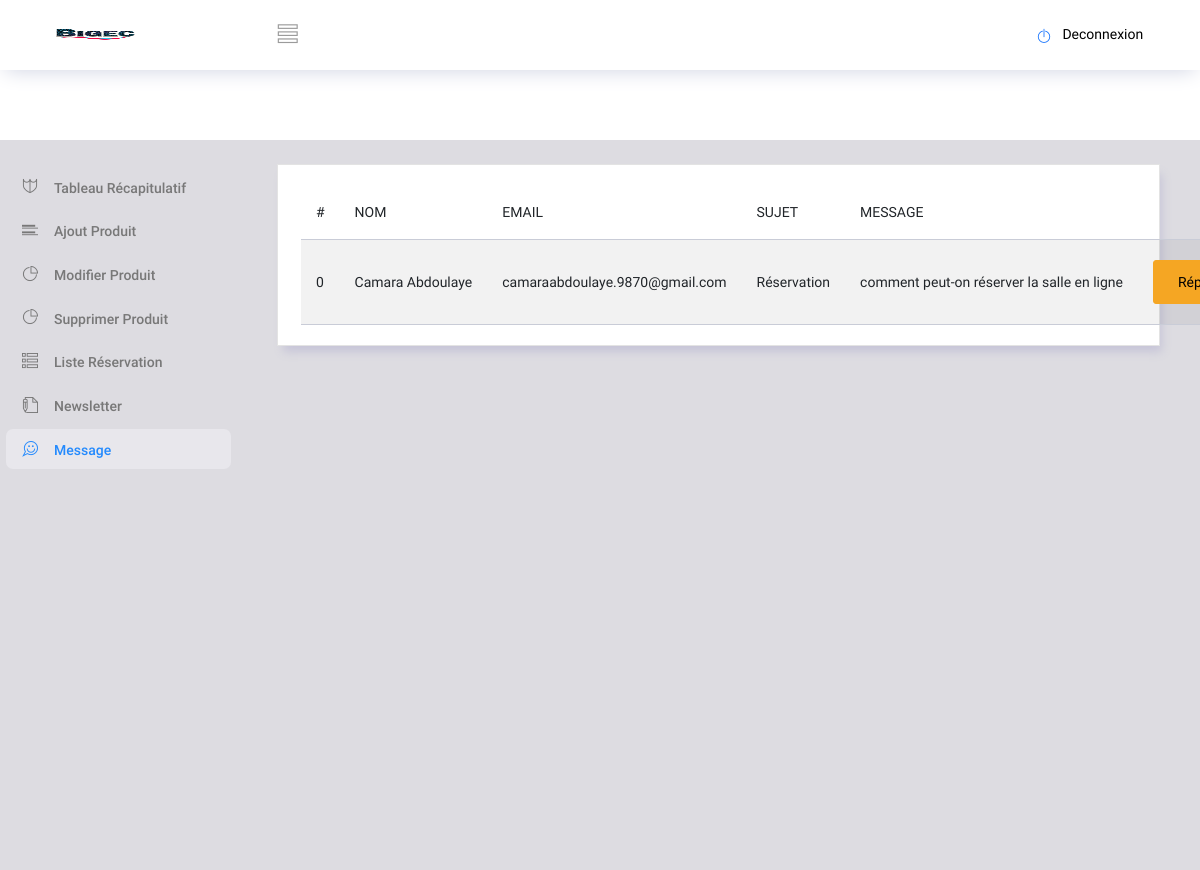
The app's page /admin/contact_client.php (signed in) with its own data.
### tables this page shows
CREATE TABLE IF NOT EXISTS `t_contact` (
  `id_contact` int(11) NOT NULL AUTO_INCREMENT,
  `nom` varchar(60) NOT NULL,
  `email` varchar(100) NOT NULL,
  `sujet` varchar(40) NOT NULL,
  `contenu` text NOT NULL,
  PRIMARY KEY (`id_contact`)
);

### admin/contact_client.php (the view, shortened to what this page needs)
<?php
  if(!isset($_SESSION['id_admin'])){
    header('Location:../connexion.php');
  }else{
  include('../include/start_bdd.php');
  $requeteAfficheContact = $bigec->query('SELECT * FROM t_contact');
  $resultatAfficheContact = $requeteAfficheContact->fetch(PDO::FETCH_ASSOC);
  }
?>
<!DOCTYPE html>
<html lang="fr">
<head>
  <link rel="stylesheet" href="vendors/ti-icons/css/themify-icons.css">
  <link rel="stylesheet" href="vendors/base/vendor.bundle.base.css">
  <link rel="stylesheet" href="css/style.css">
</head>
<body>
    <div class="container-scroller">
        <?php include_once('header.php')?>
        <div class="main-panel">
            <div class="content-wrapper">
                <div class="col-12 grid-margin stretch-card">
                  <div class="card">
                      <div class="card-body">
                        <table class="table table-responsive table-striped">
                            <thead>
                              <tr class=" text-uppercase">
                                <td>#</td>
                                <td>Nom</td>
                                <td>email</td>
                                <td>sujet</td>
                                <td>Message</td>
                                <td colspan="10" class=" text-center">Actions</td>
                              </tr>
                            </thead>
                            <tbody>
                              <?php for($i=0;$i<$resultatAfficheContact = $requeteAfficheContact->fetch(PDO::FETCH_ASSOC);$i++):?>
                              <tr>
                                <td><?= $i?></td>
                                <td><?= $resultatAfficheContact['nom']?></td>
                                <td><?= $resultatAfficheContact['email']?></td>
                                <td><?= $resultatAfficheContact['sujet']?></td>
                                <td><?= $resultatAfficheContact['contenu']?></td>
                                <td><a class ="btn btn-warning"href="repondreClient.php?id_msg=<?= $resultatAfficheContact['id_contact']?>">Répondre</a></td>
                              </tr>
                              <?php endfor ?>
                            </tbody>
                        </table>
                      </div>
                  </div>
                </div>
            </div>
        </div>
    </div>
      </div>
</body>
</html>

### records on screen
t_contact: nom "Camara Abdoulaye", email "camaraabdoulaye.9870@gmail.com", sujet "Réservation", contenu "comment peut-on réserver la salle en ligne"
